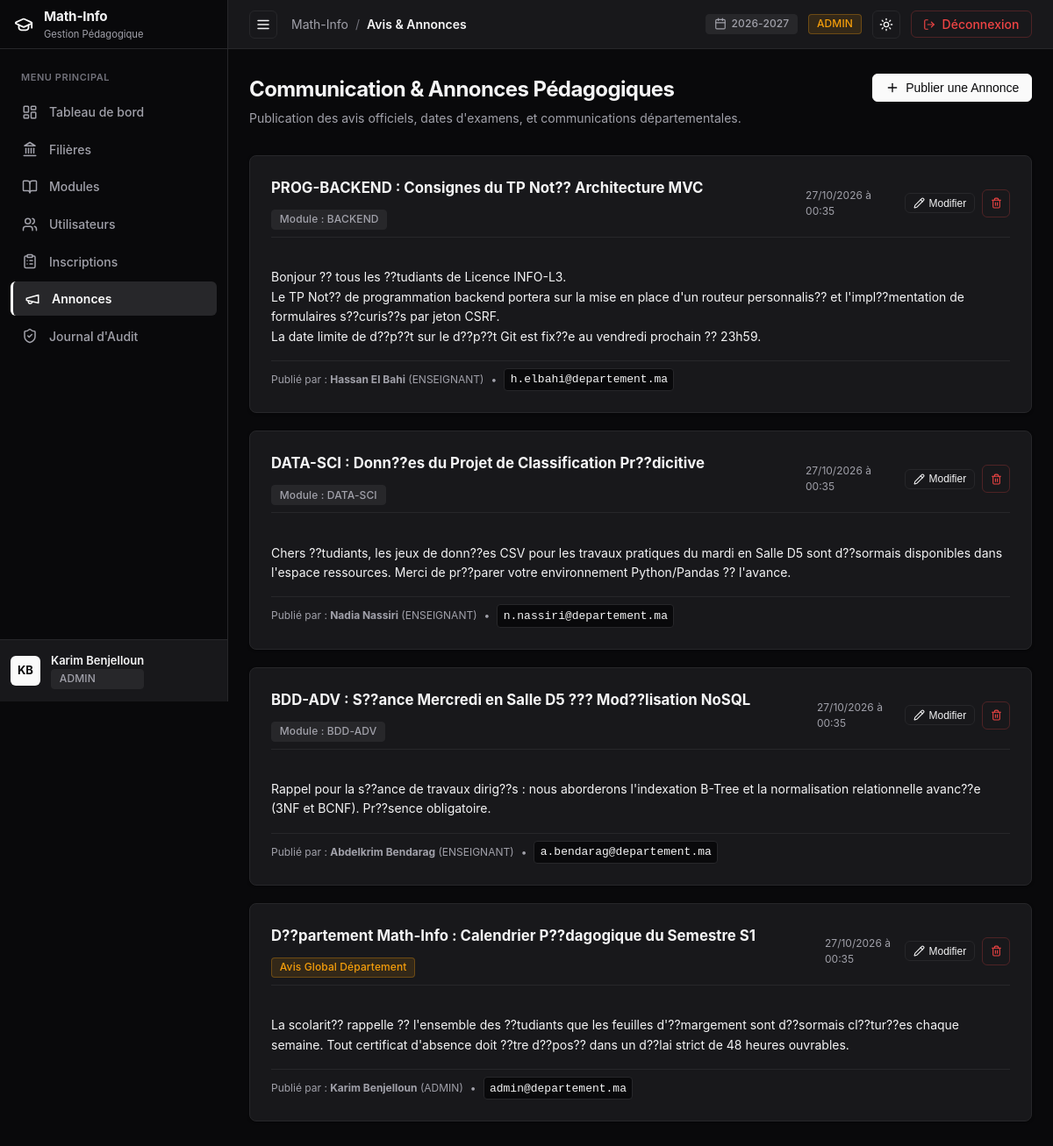
Before: /admin/annonces (signed in) with the older database file.
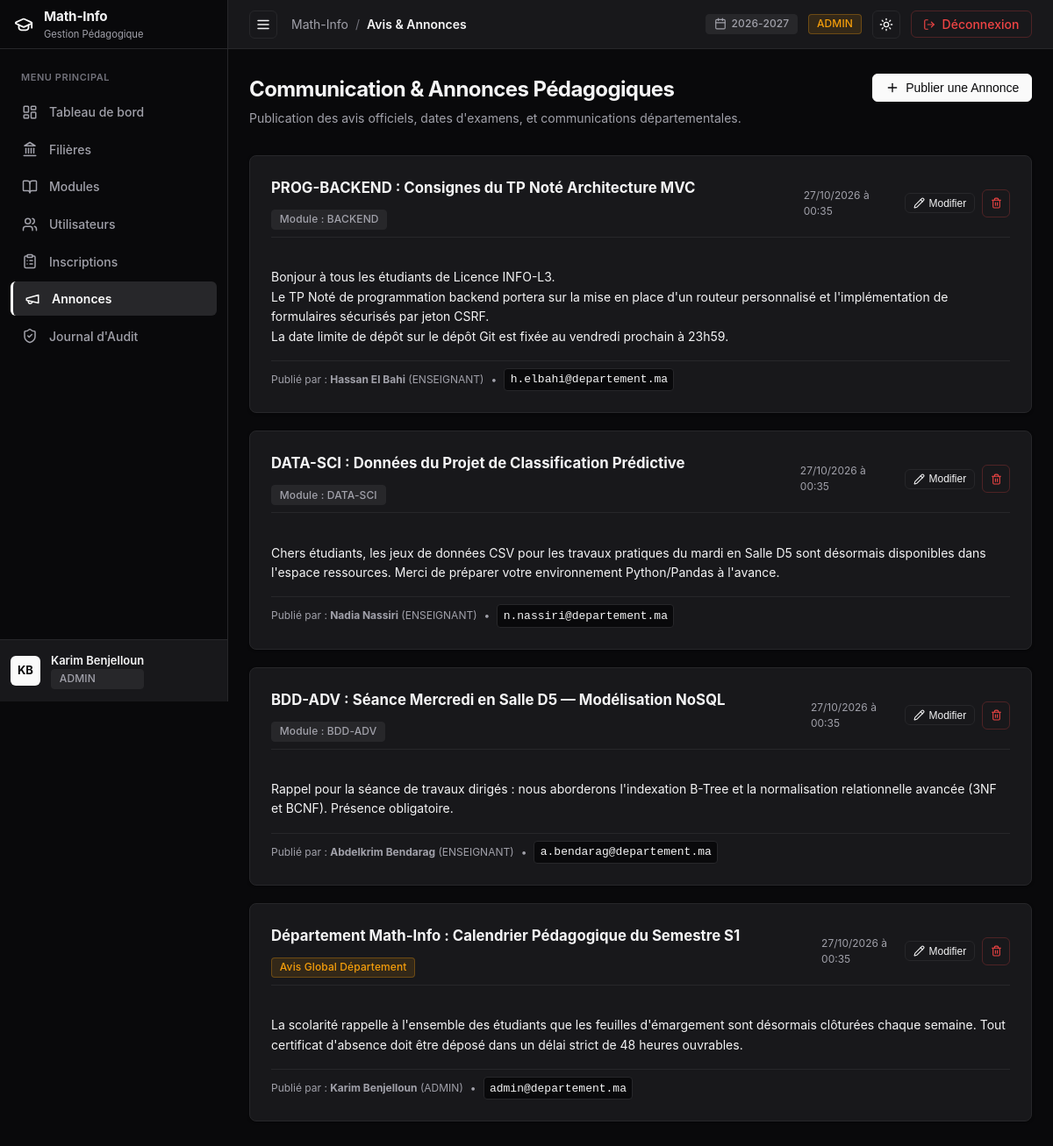
After: the same page with the newer database file.
### tables this page shows
CREATE TABLE `annonces` (
  `idAnnonce` int NOT NULL AUTO_INCREMENT,
  `idAuteur` int NOT NULL,
  `titre` varchar(200) NOT NULL,
  `contenu` text NOT NULL,
  `datePublication` timestamp NULL DEFAULT CURRENT_TIMESTAMP,
  `portee` enum('GLOBALE','MODULE') NOT NULL DEFAULT 'GLOBALE',
  `idModule` int DEFAULT NULL,
  PRIMARY KEY (`idAnnonce`),
  KEY `idAuteur` (`idAuteur`),
  KEY `idModule` (`idModule`),
  CONSTRAINT `annonces_ibfk_1` FOREIGN KEY (`idAuteur`) REFERENCES `utilisateurs` (`idUtilisateur`) ON DELETE CASCADE,
  CONSTRAINT `annonces_ibfk_2` FOREIGN KEY (`idModule`) REFERENCES `modules` (`idModule`) ON DELETE CASCADE
);

CREATE TABLE `modules` (
  `idModule` int NOT NULL AUTO_INCREMENT,
  `code` varchar(20) NOT NULL,
  `intitule` varchar(150) NOT NULL,
  `semestre` enum('S1','S2','S3','S4') NOT NULL,
  `coefficient` float NOT NULL DEFAULT '1',
  `idFiliere` int NOT NULL,
  `idEnseignant` int DEFAULT NULL,
  PRIMARY KEY (`idModule`),
  UNIQUE KEY `code` (`code`),
  KEY `idFiliere` (`idFiliere`),
  KEY `idEnseignant` (`idEnseignant`),
  CONSTRAINT `modules_ibfk_1` FOREIGN KEY (`idFiliere`) REFERENCES `filieres` (`idFiliere`) ON DELETE CASCADE,
  CONSTRAINT `modules_ibfk_2` FOREIGN KEY (`idEnseignant`) REFERENCES `enseignants` (`idUtilisateur`) ON DELETE SET NULL
);

CREATE TABLE `utilisateurs` (
  `idUtilisateur` int NOT NULL AUTO_INCREMENT,
  `nom` varchar(100) NOT NULL,
  `prenom` varchar(100) NOT NULL,
  `email` varchar(150) NOT NULL,
  `motDePasse` varchar(255) NOT NULL,
  `role` enum('ADMIN','ENSEIGNANT','ETUDIANT') NOT NULL,
  `dateCreation` timestamp NULL DEFAULT CURRENT_TIMESTAMP,
  PRIMARY KEY (`idUtilisateur`),
  UNIQUE KEY `email` (`email`)
);

### src/Controllers/Controller.php (called while the page is built, shortened)
<?php
abstract class Controller {
    protected function render(string $view, array $data = [], ?string $layout = 'main'): void {
        $viewFile = __DIR__ . '/../Views/' . str_replace('.', '/', $view) . '.php';
        extract($data);
        require $viewFile;
    }
}

### src/Controllers/AdminController.php (called while the page is built, shortened)
<?php
class AdminController extends Controller {
    public function annonces(): void {
        $annonces = Annonce::getAllWithAuthor();
        $modules = Module::getAllWithDetails();
        $this->render('admin.annonces', [
            'title'     => 'Avis & Annonces',
            'annonces'  => $annonces,
            'modules'   => $modules,
            'csrfToken' => Auth::csrfToken(),
            'activeNav' => 'annonces',
        ]);
    }
}

### public/index.php (called while the page is built, shortened)
<?php
$router = new Router();
$router->get('/', function () {
    if (Auth::check()) {
        Auth::redirectToDashboard();
    } else {
        header('Location: /login');
        exit;
    }
});
$router->get('/login', [AuthController::class, 'showLogin']);
$router->post('/login', [AuthController::class, 'login']);
$router->get('/logout', [AuthController::class, 'logout']);
$router->post('/logout', [AuthController::class, 'logout']);
$router->get('/admin/dashboard', [AdminController::class, 'dashboard']);
$router->get('/admin/filieres', [AdminController::class, 'filieres']);
$router->post('/admin/filieres/create', [AdminController::class, 'createFiliere']);
$router->post('/admin/filieres/edit', [AdminController::class, 'editFiliere']);
$router->post('/admin/filieres/delete', [AdminController::class, 'deleteFiliere']);
$router->get('/admin/modules', [AdminController::class, 'modules']);
$router->post('/admin/modules/create', [AdminController::class, 'createModule']);
$router->post('/admin/modules/edit', [AdminController::class, 'editModule']);
$router->post('/admin/modules/assign-teacher', [AdminController::class, 'assignTeacher']);
$router->post('/admin/modules/delete', [AdminController::class, 'deleteModule']);
$router->get('/admin/utilisateurs', [AdminController::class, 'utilisateurs']);
$router->post('/admin/utilisateurs/create', [AdminController::class, 'createUser']);
$router->post('/admin/utilisateurs/edit', [AdminController::class, 'editUser']);
$router->post('/admin/utilisateurs/delete', [AdminController::class, 'deleteUser']);
$router->get('/admin/inscriptions', [AdminController::class, 'inscriptions']);
$router->post('/admin/inscriptions/create', [AdminController::class, 'createInscription']);
$router->post('/admin/inscriptions/edit', [AdminController::class, 'editInscription']);
$router->post('/admin/inscriptions/status', [AdminController::class, 'updateInscriptionStatus']);
$router->post('/admin/inscriptions/delete', [AdminController::class, 'deleteInscription']);
$router->get('/admin/annonces', [AdminController::class, 'annonces']);
$router->post('/admin/annonces/create', [AdminController::class, 'createAnnonce']);
$router->post('/admin/annonces/edit', [AdminController::class, 'editAnnonce']);
$router->post('/admin/annonces/delete', [AdminController::class, 'deleteAnnonce']);
$router->get('/admin/audit', [AdminController::class, 'audit']);
$router->get('/enseignant/dashboard', [EnseignantController::class, 'dashboard']);
$router->get('/enseignant/modules', [EnseignantController::class, 'modules']);
$router->get('/enseignant/notes', [EnseignantController::class, 'notesIndex']);
$router->get('/enseignant/seances', [EnseignantController::class, 'seancesIndex']);
$router->get('/enseignant/modules/{id}/etudiants', [EnseignantController::class, 'etudiants']);
$router->get('/enseignant/modules/{id}/notes', [EnseignantController::class, 'notes']);
$router->post('/enseignant/modules/{id}/notes/save', [EnseignantController::class, 'saveNotes']);
$router->get('/enseignant/modules/{id}/seances', [EnseignantController::class, 'seances']);
$router->post('/enseignant/modules/{id}/seances/create', [EnseignantController::class, 'createSeance']);
$router->get('/enseignant/seances/{id}/absences', [EnseignantController::class, 'absences']);
$router->post('/enseignant/seances/{id}/absences/save', [EnseignantController::class, 'saveAbsences']);
$router->get('/enseignant/annonces', [EnseignantController::class, 'annonces']);
$router->post('/enseignant/annonces/create', [EnseignantController::class, 'createAnnonce']);
$router->post('/enseignant/annonces/edit', [EnseignantController::class, 'editAnnonce']);
$router->post('/enseignant/annonces/delete', [EnseignantController::class, 'deleteAnnonce']);
$router->get('/enseignant/modules/{id}/pdf', [EnseignantController::class, 'downloadModulePdf']);
$router->get('/etudiant/dashboard', [EtudiantController::class, 'dashboard']);
$router->get('/etudiant/notes', [EtudiantController::class, 'notes']);
$router->get('/etudiant/absences', [EtudiantController::class, 'absences']);
$router->get('/etudiant/annonces', [EtudiantController::class, 'annonces']);
$router->get('/etudiant/releve/pdf', [EtudiantController::class, 'downloadRelevePdf']);
$router->dispatch();

### src/Models/Annonce.php (called while the page is built, shortened)
<?php
class Annonce extends Model {
    public static function getAllWithAuthor(?string $portee = null, ?int $idModule = null): array {
        $db = self::getDb();
        $sql = "
            SELECT
                a.idAnnonce,
                a.idAuteur,
                a.titre,
                a.contenu,
                a.datePublication,
                a.portee,
                a.idModule,
                u.nom AS auteur_nom,
                u.prenom AS auteur_prenom,
                u.email AS auteur_email,
                u.role AS auteur_role,
                m.code AS module_code,
                m.intitule AS module_intitule
            FROM annonces a
            JOIN utilisateurs u ON a.idAuteur = u.idUtilisateur
            LEFT JOIN modules m ON a.idModule = m.idModule
            WHERE 1=1
        ";
        $sql .= " ORDER BY a.datePublication DESC";
        return $db->query($sql)->fetchAll();
    }
}

### src/Views/admin/annonces.php (the view, shortened to what the changed rows need)
<div style="margin-bottom: 2rem; display: flex; justify-content: space-between; align-items: flex-start; flex-wrap: wrap; gap: 1rem;">
  <div>
    <h1 style="font-size: 1.5rem; font-weight: 700; letter-spacing: -0.025em; color: var(--text-main); margin-bottom: 0.25rem;">
      Communication & Annonces Pédagogiques
    </h1>
  </div>
</div>
<div style="display: flex; flex-direction: column; gap: 1.25rem;">
  <?php if (empty($annonces)): ?>
    <div class="card" style="text-align: center; padding: 3rem 1rem; color: var(--text-muted); font-size: 0.875rem;">
      <div style="margin-bottom: 0.5rem; color: var(--text-subtle);"><?= Icon::get('megaphone', 32) ?></div>
      Aucune annonce n'a été publiée pour le moment.
    </div>
  <?php else: ?>
    <?php foreach ($annonces as $a): ?>
      <div class="card" style="position: relative;">
        <div class="card-header" style="margin-bottom: 0.75rem; padding-bottom: 0.5rem;">
          <div style="display: flex; align-items: center; gap: 0.75rem; flex-wrap: wrap;">
            <span style="font-size: 1.05rem; font-weight: 700; color: var(--text-main);">
              <?= htmlspecialchars($a['titre']) ?>
            </span>
            <?php if ($a['portee'] === 'GLOBALE'): ?>
              <span class="badge badge-warning">Avis Global Département</span>
            <?php else: ?>
              <span class="badge badge-neutral">Module : <?= htmlspecialchars($a['module_code'] ?? 'Matière') ?></span>
            <?php endif; ?>
          </div>
          <div style="display: flex; align-items: center; gap: 0.5rem;">
            <span style="font-size: 0.75rem; color: var(--text-muted); margin-right: 0.25rem;">
              <?= date('d/m/Y à H:i', strtotime($a['datePublication'])) ?>
            </span>
            <button
              type="button"
              class="btn btn-outline btn-sm edit-annonce-btn"
              data-id="<?= $a['idAnnonce'] ?>"
              data-titre="<?= htmlspecialchars($a['titre']) ?>"
              data-portee="<?= htmlspecialchars($a['portee']) ?>"
              data-module="<?= (int)($a['idModule'] ?? 0) ?>"
              data-contenu="<?= htmlspecialchars($a['contenu']) ?>"
              title="Modifier l'annonce"
            >
              <?= Icon::get('pencil', 13) ?>
              <span>Modifier</span>
            </button>
            <form action="/admin/annonces/delete" method="POST" onsubmit="return confirm('Supprimer définitivement cette annonce ?');" style="display: inline;">
              <button type="submit" class="btn btn-destructive btn-sm btn-icon" title="Supprimer l'annonce">
                <?= Icon::get('trash-2', 13) ?>
              </button>
            </form>
          </div>
        </div>
        <div style="font-size: 0.875rem; color: var(--text-main); line-height: 1.6; white-space: pre-line; margin-bottom: 1rem;">
          <?= htmlspecialchars($a['contenu']) ?>
        </div>
        <div style="font-size: 0.75rem; color: var(--text-muted); display: flex; align-items: center; gap: 0.5rem; padding-top: 0.5rem; border-top: 1px solid var(--border);">
          <span>Publié par : <strong><?= htmlspecialchars($a['auteur_prenom'] . ' ' . $a['auteur_nom']) ?></strong> (<?= htmlspecialchars($a['auteur_role']) ?>)</span>
          <span>•</span>
          <code><?= htmlspecialchars($a['auteur_email']) ?></code>
        </div>
      </div>
    <?php endforeach; ?>
  <?php endif; ?>
</div>

### src/Utils/Icon.php (shortened to what the changed rows need)
<?php
class Icon {
    public static function get(string $name, int $size = 16, string $extraClass = ''): string {
        $classAttr = 'lucide-icon' . ($extraClass !== '' ? ' ' . $extraClass : '');
        $svgAttrs = sprintf(
            'xmlns="http://www.w3.org/2000/svg" width="%d" height="%d" viewBox="0 0 24 24" fill="none" stroke="currentColor" stroke-width="2" stroke-linecap="round" stroke-linejoin="round" class="%s"',
            $size,
            $size,
            htmlspecialchars($classAttr)
        );
        switch ($name) {
            case 'graduation-cap':
                return "<svg {$svgAttrs}><path d=\"M21.42 10.922a1 1 0 0 0-.019-1.838L12.83 5.18a2 2 0 0 0-1.66 0L2.6 9.08a1 1 0 0 0 0 1.832l8.57 3.908a2 2 0 0 0 1.66 0z\"/><path d=\"M22 10v6\"/><path d=\"M6 12.5V16a6 3 0 0 0 12 0v-3.5\"/></svg>";
            case 'layout-dashboard':
                return "<svg {$svgAttrs}><rect width=\"7\" height=\"9\" x=\"3\" y=\"3\" rx=\"1\"/><rect width=\"7\" height=\"5\" x=\"14\" y=\"3\" rx=\"1\"/><rect width=\"7\" height=\"9\" x=\"14\" y=\"12\" rx=\"1\"/><rect width=\"7\" height=\"5\" x=\"3\" y=\"16\" rx=\"1\"/></svg>";
            case 'landmark':
                return "<svg {$svgAttrs}><line x1=\"3\" x2=\"21\" y1=\"22\" y2=\"22\"/><line x1=\"6\" x2=\"6\" y1=\"18\" y2=\"11\"/><line x1=\"10\" x2=\"10\" y1=\"18\" y2=\"11\"/><line x1=\"14\" x2=\"14\" y1=\"18\" y2=\"11\"/><line x1=\"18\" x2=\"18\" y1=\"18\" y2=\"11\"/><polygon points=\"12 2 20 7 4 7\"/></svg>";
            case 'book-open':
                return "<svg {$svgAttrs}><path d=\"M12 7v14\"/><path d=\"M3 18a1 1 0 0 1-1-1V4a1 1 0 0 1 1-1h5a4 4 0 0 1 4 4 4 4 0 0 1 4-4h5a1 1 0 0 1 1 1v13a1 1 0 0 1-1 1h-6a3 3 0 0 0-3 3 3 3 0 0 0-3-3z\"/></svg>";
            case 'users':
                return "<svg {$svgAttrs}><path d=\"M16 21v-2a4 4 0 0 0-4-4H6a4 4 0 0 0-4 4v2\"/><circle cx=\"9\" cy=\"7\" r=\"4\"/><path d=\"M22 21v-2a4 4 0 0 0-3-3.87\"/><path d=\"M16 3.13a4 4 0 0 1 0 7.75\"/></svg>";
            case 'clipboard-list':
                return "<svg {$svgAttrs}><rect width=\"8\" height=\"4\" x=\"8\" y=\"2\" rx=\"1\" ry=\"1\"/><path d=\"M16 4h2a2 2 0 0 1 2 2v14a2 2 0 0 1-2 2H6a2 2 0 0 1-2-2V6a2 2 0 0 1 2-2h2\"/><path d=\"M12 11h4\"/><path d=\"M12 16h4\"/><path d=\"M8 11h.01\"/><path d=\"M8 16h.01\"/></svg>";
            case 'megaphone':
                return "<svg {$svgAttrs}><path d=\"m3 11 18-5v12L3 14v-3z\"/><path d=\"M11.6 16.8a3 3 0 1 1-5.8-1.6\"/></svg>";
            case 'shield-check':
                return "<svg {$svgAttrs}><path d=\"M20 13c0 5-3.5 7.5-7.66 8.95a1 1 0 0 1-.67-.01C7.5 20.5 4 18 4 13V6a1 1 0 0 1 1-1c2 0 4.5-1.2 6.24-2.72a1.17 1.17 0 0 1 1.52 0C14.51 3.81 17 5 19 5a1 1 0 0 1 1 1z\"/><path d=\"m9 12 2 2 4-4\"/></svg>";
            case 'calendar':
                return "<svg {$svgAttrs}><path d=\"M8 2v4\"/><path d=\"M16 2v4\"/><rect width=\"18\" height=\"18\" x=\"3\" y=\"4\" rx=\"2\"/><path d=\"M3 10h18\"/></svg>";
            case 'sun':
                return "<svg {$svgAttrs}><circle cx=\"12\" cy=\"12\" r=\"4\"/><path d=\"M12 2v2\"/><path d=\"M12 20v2\"/><path d=\"m4.93 4.93 1.41 1.41\"/><path d=\"m17.66 17.66 1.41 1.41\"/><path d=\"M2 12h2\"/><path d=\"M20 12h2\"/><path d=\"m6.34 17.66-1.41 1.41\"/><path d=\"m19.07 4.93-1.41 1.41\"/></svg>";
            case 'log-out':
                return "<svg {$svgAttrs}><path d=\"M9 21H5a2 2 0 0 1-2-2V5a2 2 0 0 1 2-2h4\"/><polyline points=\"16 17 21 12 16 7\"/><line x1=\"21\" x2=\"9\" y1=\"12\" y2=\"12\"/></svg>";
            case 'pencil':
                return "<svg {$svgAttrs}><path d=\"M21.174 6.812a1 1 0 0 0-3.986-3.987L3.842 16.174a2 2 0 0 0-.5.83l-1.321 4.352a.5.5 0 0 0 .623.622l4.353-1.32a2 2 0 0 0 .83-.497z\"/><path d=\"m15 5 4 4\"/></svg>";
            case 'trash-2':
                return "<svg {$svgAttrs}><path d=\"M3 6h18\"/><path d=\"M19 6v14c0 1-1 2-2 2H7c-1 0-2-1-2-2V6\"/><path d=\"M8 6V4c0-1 1-2 2-2h4c1 0 2 1 2 2v2\"/><line x1=\"10\" x2=\"10\" y1=\"11\" y2=\"17\"/><line x1=\"14\" x2=\"14\" y1=\"11\" y2=\"17\"/></svg>";
            case 'plus':
                return "<svg {$svgAttrs}><path d=\"M5 12h14\"/><path d=\"M12 5v14\"/></svg>";
            case 'x':
                return "<svg {$svgAttrs}><path d=\"M18 6 6 18\"/><path d=\"m6 6 12 12\"/></svg>";
            case 'menu':
                return "<svg {$svgAttrs}><line x1=\"4\" x2=\"20\" y1=\"12\" y2=\"12\"/><line x1=\"4\" x2=\"20\" y1=\"6\" y2=\"6\"/><line x1=\"4\" x2=\"20\" y1=\"18\" y2=\"18\"/></svg>";
        }
    }
}

Changed rows visible on the page:
changed annonces "h.elbahi@departement.ma": titre "PROG-BACKEND : Consignes du TP Not?? Architecture MVC" → "PROG-BACKEND : Consignes du TP Noté Architecture MVC"; contenu "Bonjour ?? tous les ??tudiants de Licence INFO-L3. Le TP Not?? de programmation backend portera sur la mise en place d'un routeur personnalis?? et l'impl??mentation de formulaires s??curis??s par jeton CSRF. La date limite de d??p??t sur le d??p??t Git est fix??e au vendredi prochain ?? 23h59." → "Bonjour à tous les étudiants de Licence INFO-L3. Le TP Noté de programmation backend portera sur la mise en place d'un routeur personnalisé et l'implémentation de formulaires sécurisés par jeton CSRF. La date limite de dépôt sur le dépôt Git est fixée au vendredi prochain à 23h59."
changed annonces "n.nassiri@departement.ma": titre "DATA-SCI : Donn??es du Projet de Classification Pr??dicitive" → "DATA-SCI : Données du Projet de Classification Prédictive"; contenu "Chers ??tudiants, les jeux de donn??es CSV pour les travaux pratiques du mardi en Salle D5 sont d??sormais disponibles dans l'espace ressources. Merci de pr??parer votre environnement Python/Pandas ?? l'avance." → "Chers étudiants, les jeux de données CSV pour les travaux pratiques du mardi en Salle D5 sont désormais disponibles dans l'espace ressources. Merci de préparer votre environnement Python/Pandas à l'avance."
changed annonces "a.bendarag@departement.ma": titre "BDD-ADV : S??ance Mercredi en Salle D5 ??? Mod??lisation NoSQL" → "BDD-ADV : Séance Mercredi en Salle D5 — Modélisation NoSQL"; contenu "Rappel pour la s??ance de travaux dirig??s : nous aborderons l'indexation B-Tree et la normalisation relationnelle avanc??e (3NF et BCNF). Pr??sence obligatoire." → "Rappel pour la séance de travaux dirigés : nous aborderons l'indexation B-Tree et la normalisation relationnelle avancée (3NF et BCNF). Présence obligatoire."
changed annonces "admin@departement.ma": titre "D??partement Math-Info : Calendrier P??dagogique du Semestre S1" → "Département Math-Info : Calendrier Pédagogique du Semestre S1"; contenu "La scolarit?? rappelle ?? l'ensemble des ??tudiants que les feuilles d'??margement sont d??sormais cl??tur??es chaque semaine. Tout certificat d'absence doit ??tre d??pos?? dans un d??lai strict de 48 heures…" → "La scolarité rappelle à l'ensemble des étudiants que les feuilles d'émargement sont désormais clôturées chaque semaine. Tout certificat d'absence doit être déposé dans un délai strict de 48 heures…"
